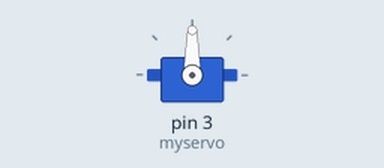
The sketch below on a simulated Arduino Uno, built with avr-gcc and run on an emulated ATmega328P. Shown: servo.

Above: at 0.05 s.
At 1.0 s:
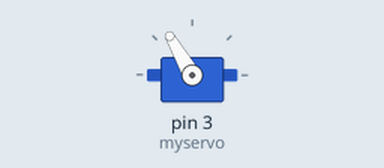
At 3.0 s:
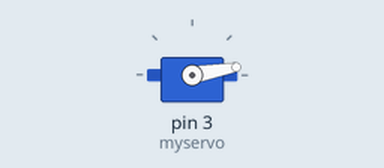
Timing chart, 0 to 6.9 s (numbered marks = the images above):
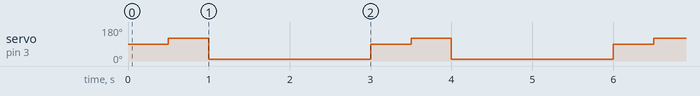

The sketch:

gripper_test.ino
```cpp
#include <Servo.h>

Servo myservo;  // create servo object to control a servo
int val;    // variable to read the value from the analog pin

void setup() {
  myservo.attach(3);  // attaches the servo on pin 9 to the servo object
}

void loop() {

  myservo.write(90);                  // sets the servo position according to the scaled value
  delay(500);
  myservo.write(120); // waits for the servo to get there
  delay(500);
  myservo.write(10);
  delay(2000);
}
```

Measured:
- by itself, servo on pin 3 (myservo): repeats every 3.0 s: 10° 2.0 s, 90° 0.50 s, 120° 0.50 s
